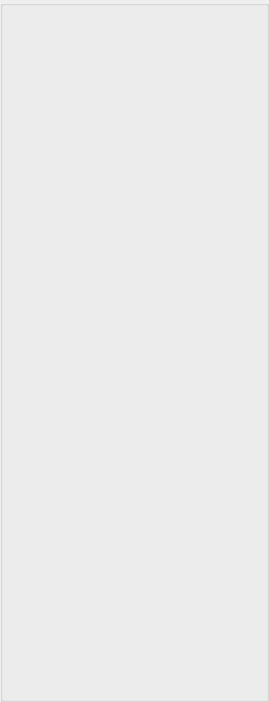
<?xml version="1.0" encoding="UTF-8"?>
<ui version="4.0">
 <class>AppletChatRoomJoinSearchUi</class>
 <widget class="QWidget" name="AppletChatRoomJoinSearchUi">
  <property name="geometry">
   <rect>
    <x>0</x>
    <y>0</y>
    <width>269</width>
    <height>702</height>
   </rect>
  </property>
  <property name="sizePolicy">
   <sizepolicy hsizetype="Expanding" vsizetype="Expanding">
    <horstretch>0</horstretch>
    <verstretch>0</verstretch>
   </sizepolicy>
  </property>
  <property name="windowTitle">
   <string>Search</string>
  </property>
  <layout class="QVBoxLayout" name="verticalLayout">
   <property name="spacing">
    <number>0</number>
   </property>
   <property name="leftMargin">
    <number>0</number>
   </property>
   <property name="topMargin">
    <number>0</number>
   </property>
   <property name="rightMargin">
    <number>0</number>
   </property>
   <property name="bottomMargin">
    <number>0</number>
   </property>
   <item>
    <widget class="QGroupBox" name="ItemsGroupBox">
     <property name="minimumSize">
      <size>
       <width>0</width>
       <height>0</height>
      </size>
     </property>
     <property name="title">
      <string/>
     </property>
     <layout class="QVBoxLayout" name="verticalLayout_2">
      <item>
       <widget class="QLabel" name="m_StatusLabel">
        <property name="text">
         <string notr="true"/>
        </property>
       </widget>
      </item>
      <item>
       <widget class="SearchParamsWidget" name="m_SearchsParamWidget" native="true"/>
      </item>
      <item>
       <widget class="QLabel" name="m_InfoLabel">
        <property name="font">
         <font>
          <pointsize>10</pointsize>
         </font>
        </property>
        <property name="text">
         <string/>
        </property>
       </widget>
      </item>
      <item>
       <widget class="GuiHostedListWidget" name="m_GuiHostedListWidget" native="true">
        <property name="sizePolicy">
         <sizepolicy hsizetype="Expanding" vsizetype="Expanding">
          <horstretch>0</horstretch>
          <verstretch>0</verstretch>
         </sizepolicy>
        </property>
       </widget>
      </item>
     </layout>
    </widget>
   </item>
  </layout>
 </widget>
 <customwidgets>
  <customwidget>
   <class>GuiHostedListWidget</class>
   <extends>QWidget</extends>
   <header location="global">GuiHostedListWidget.h</header>
   <container>1</container>
  </customwidget>
  <customwidget>
   <class>SearchParamsWidget</class>
   <extends>QWidget</extends>
   <header>SearchParamsWidget.h</header>
   <container>1</container>
  </customwidget>
 </customwidgets>
 <resources/>
 <connections/>
</ui>
